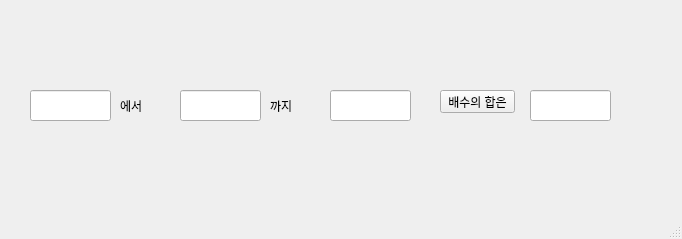
<?xml version="1.0" encoding="UTF-8"?>
<ui version="4.0">
 <class>MainWindow</class>
 <widget class="QMainWindow" name="MainWindow">
  <property name="geometry">
   <rect>
    <x>0</x>
    <y>0</y>
    <width>682</width>
    <height>239</height>
   </rect>
  </property>
  <property name="windowTitle">
   <string>MainWindow</string>
  </property>
  <widget class="QWidget" name="centralwidget">
   <widget class="QLineEdit" name="le01">
    <property name="geometry">
     <rect>
      <x>30</x>
      <y>90</y>
      <width>81</width>
      <height>31</height>
     </rect>
    </property>
   </widget>
   <widget class="QLineEdit" name="le02">
    <property name="geometry">
     <rect>
      <x>180</x>
      <y>90</y>
      <width>81</width>
      <height>31</height>
     </rect>
    </property>
   </widget>
   <widget class="QLineEdit" name="le03">
    <property name="geometry">
     <rect>
      <x>330</x>
      <y>90</y>
      <width>81</width>
      <height>31</height>
     </rect>
    </property>
   </widget>
   <widget class="QLineEdit" name="le04">
    <property name="geometry">
     <rect>
      <x>530</x>
      <y>90</y>
      <width>81</width>
      <height>31</height>
     </rect>
    </property>
   </widget>
   <widget class="QLabel" name="lbl01">
    <property name="geometry">
     <rect>
      <x>120</x>
      <y>100</y>
      <width>56</width>
      <height>12</height>
     </rect>
    </property>
    <property name="text">
     <string>에서</string>
    </property>
   </widget>
   <widget class="QLabel" name="lbl02">
    <property name="geometry">
     <rect>
      <x>270</x>
      <y>100</y>
      <width>56</width>
      <height>12</height>
     </rect>
    </property>
    <property name="text">
     <string>까지</string>
    </property>
   </widget>
   <widget class="QPushButton" name="pb">
    <property name="geometry">
     <rect>
      <x>440</x>
      <y>90</y>
      <width>75</width>
      <height>23</height>
     </rect>
    </property>
    <property name="text">
     <string>배수의 합은</string>
    </property>
   </widget>
  </widget>
  <widget class="QMenuBar" name="menubar">
   <property name="geometry">
    <rect>
     <x>0</x>
     <y>0</y>
     <width>682</width>
     <height>21</height>
    </rect>
   </property>
  </widget>
  <widget class="QStatusBar" name="statusbar"/>
 </widget>
 <resources/>
 <connections/>
</ui>
